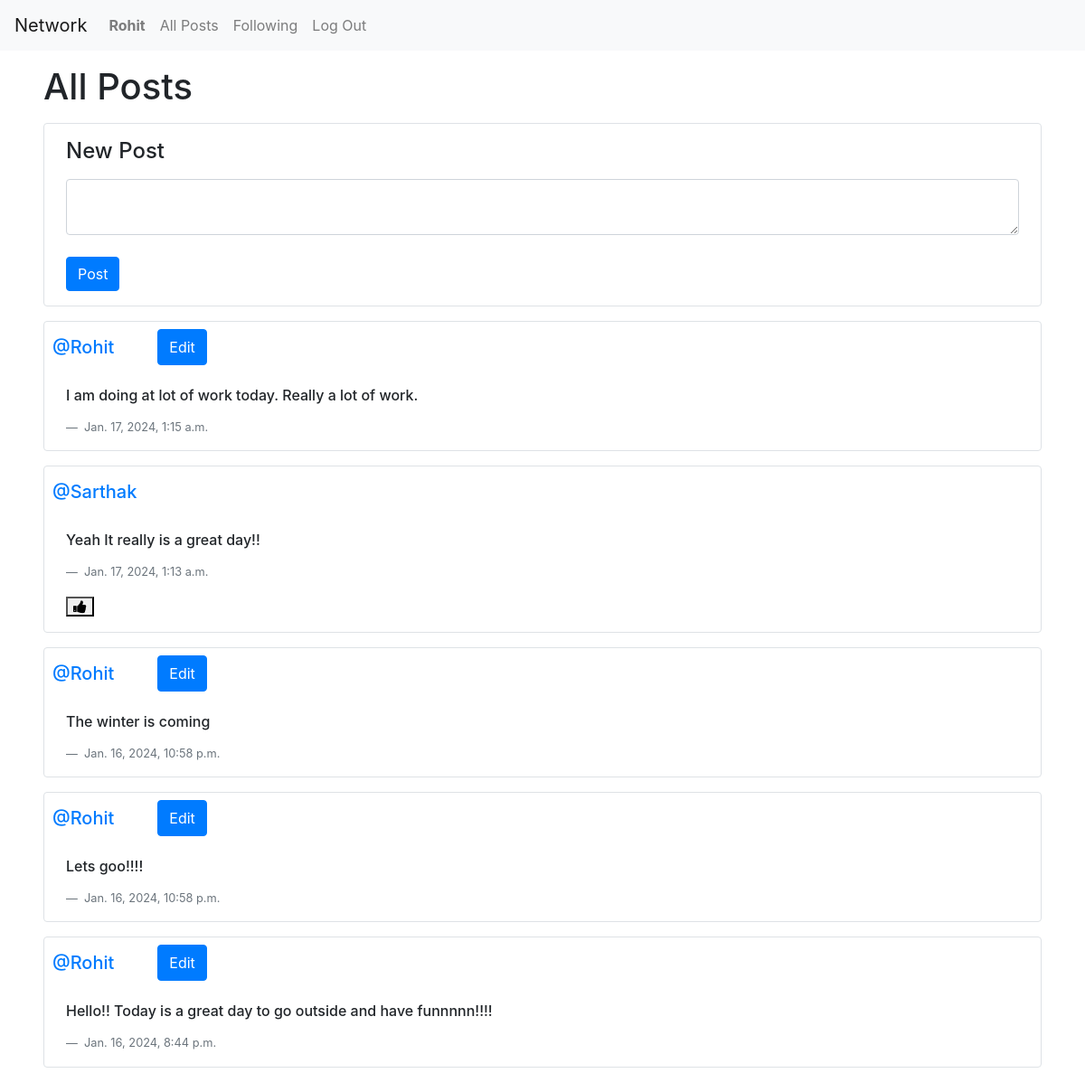
/ (signed in), run on the app's committed database.
### network/models.py (models this page shows, shortened)
class User(AbstractUser):
    pass

class Post(models.Model):
    postContent = models.CharField(max_length = 140)
    postUser = models.ForeignKey(User, on_delete = models.CASCADE, related_name="author")
    postDate = models.DateTimeField(auto_now_add=True)

### network/views.py (the view)
# urls.py: path("", views.index, name="index"),
def index(request):
    allPosts = Post.objects.all().order_by("id").reverse()
    p = Paginator(allPosts, 10)
    page_number = request.GET.get('page')
    postsPerPage = p.get_page(page_number)
    allLikes = Like.objects.all()
    likedPosts = []
    try:
        for like in allLikes:
            if like.likingUser.id == request.user.id:
                likedPosts.append(like.likedPost.id)
    except:
        likedPosts = []
    print(f"Length of liked{len(likedPosts)}")
    return render(request, "network/index.html", {
        "allPosts": postsPerPage,
        "likedPosts": likedPosts
    })

### network/templates/network/index.html (shortened to what this page needs)
{% extends "network/layout.html" %}
{% block body %}
    <h1 class="my-3 mx-5">All Posts</h1>
        {% if user.is_authenticated %}
        <div class="border rounded my-3 mx-5">
            <h4 class = "my-3 mx-4">New Post</h4>
            <form class = "my-3 mx-4" action="{% url 'newPost' %}" method="POST">
                <textarea class="form-control" name="content" row="4" cols="100"></textarea>
                <input type="submit" value="Post" class="btn btn-primary">
            </form>
        </div>
        {% endif %}
        {% for post in allPosts %}
            <div class="border rounded my-3 mx-5">
                <div class="row">
                    <h5 class = "my-3 mx-4"><a href="{% url 'profilePage' user_id=post.postUser.id %}">@{{ post.postUser }}</a></h5>
                    {% if user.is_authenticated %}
                        {% if user == post.postUser %}
                            <button class = "my-2 mx-4 btn btn-primary" data-toggle="modal" data-target="#modal_edit_post_{{ post.id }}">Edit</button>
                        {% endif %}
                    {% endif%}
                </div>
                <h6 class = "my-3 mx-4" id="content_{{ post.id }}"> {{ post.postContent }} </h6>
                <p class = "my-3 mx-4 blockquote-footer"> {{ post.postDate }} </p>
                <div class = "my-3 mx-4">
                    {% if post.postUser != user %}
                        {% if post.id in likedPosts %}
                            <button onclick="likeHandler({{ post.id }}, {{ likedPosts }})" class="fa fa-thumbs-down" id="{{ post.id }}"></button>
                        {% else %}
                            <button onclick="likeHandler({{ post.id }}, {{ likedPosts }})" class="fa fa-thumbs-up" id="{{ post.id }}"></button>
                        {% endif %}
                    {% endif %}
                </div>
            </div>
        {% endfor %}
{% endblock %}

### network/templates/network/layout.html (shortened to what this page needs)
{% load static %}
<!DOCTYPE html>
<html lang="en">
    <head>
        <link rel="stylesheet" href="https://stackpath.bootstrapcdn.com/bootstrap/4.4.1/css/bootstrap.min.css">
        <link href="{% static 'network/styles.css' %}" rel="stylesheet">
        <link rel="stylesheet" href="https://cdnjs.cloudflare.com/ajax/libs/font-awesome/4.7.0/css/font-awesome.min.css">
    </head>
    <body>
        <nav class="navbar navbar-expand-lg navbar-light bg-light">
            <a class="navbar-brand" href="{% url 'index' %}">Network</a>
            <div>
              <ul class="navbar-nav mr-auto">
                {% if user.is_authenticated %}
                    <li class="nav-item">
                        <a class="nav-link" href="{% url 'profilePage' user_id=user.id %}"><strong>{{ user.username }}</strong></a>
                    </li>
                {% endif %}
                <li class="nav-item">
                  <a class="nav-link" href="{% url 'index' %}">All Posts</a>
                </li>
                {% if user.is_authenticated %}
                    <li class="nav-item">
                        <a class="nav-link" href="{% url 'following' %}">Following</a>
                    </li>
                    <li class="nav-item">
                        <a class="nav-link" href="{% url 'logout' %}">Log Out</a>
                    </li>
                {% endif %}
              </ul>
            </div>
          </nav>
        <div class="body">
            {% block body %}
            {% endblock %}
        </div>
    </body>
</html>

### data on the page
User: username "Rohit"
Post: postUser "Rohit", postContent "I am doing at lot of work today. Really a lot of work.", postDate "Jan. 17, 2024, 1:15 a.m."
Post: postUser "Sarthak", postContent "Yeah It really is a great day!!", postDate "Jan. 17, 2024, 1:13 a.m."
Post: postUser "Rohit", postContent "The winter is coming", postDate "Jan. 16, 2024, 10:58 p.m."
Post: postUser "Rohit", postContent "Lets goo!!!!", postDate "Jan. 16, 2024, 10:58 p.m."
Post: postUser "Rohit", postContent "Hello!! Today is a great day to go outside and have funnnnn!!!!", postDate "Jan. 16, 2024, 8:44 p.m."
